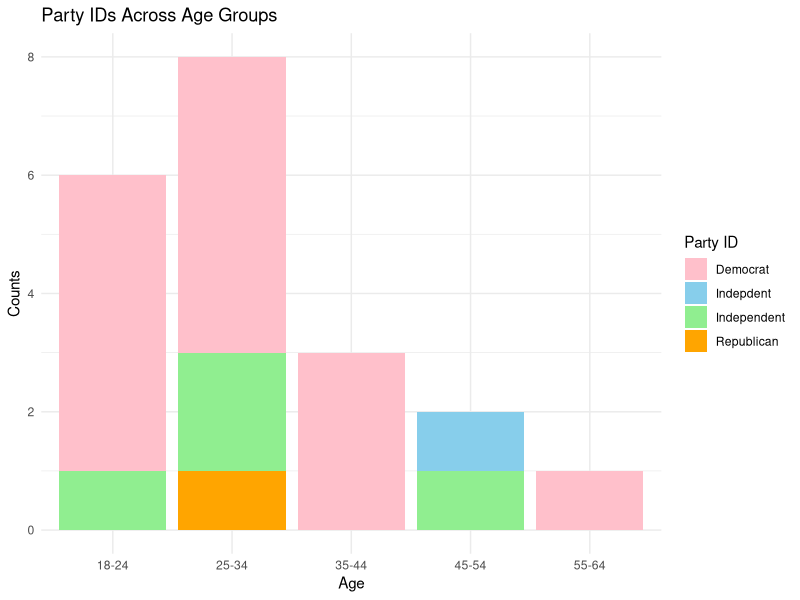
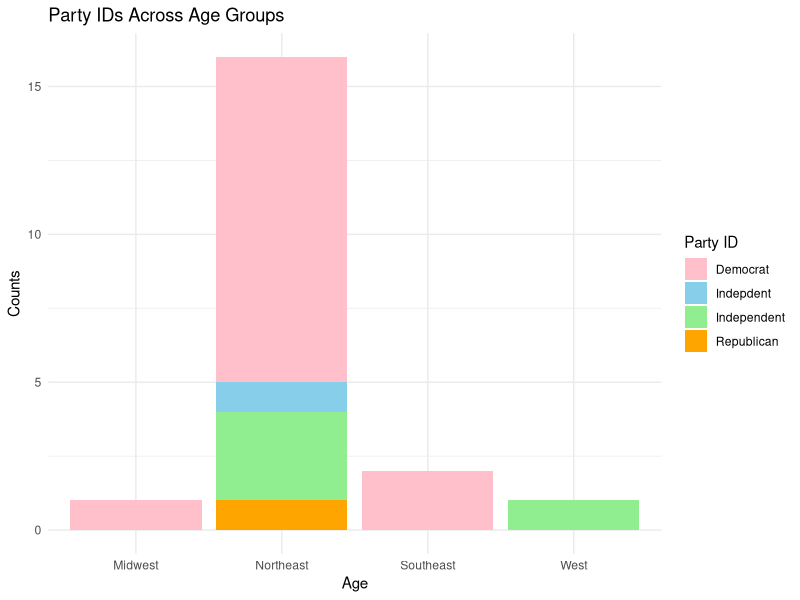
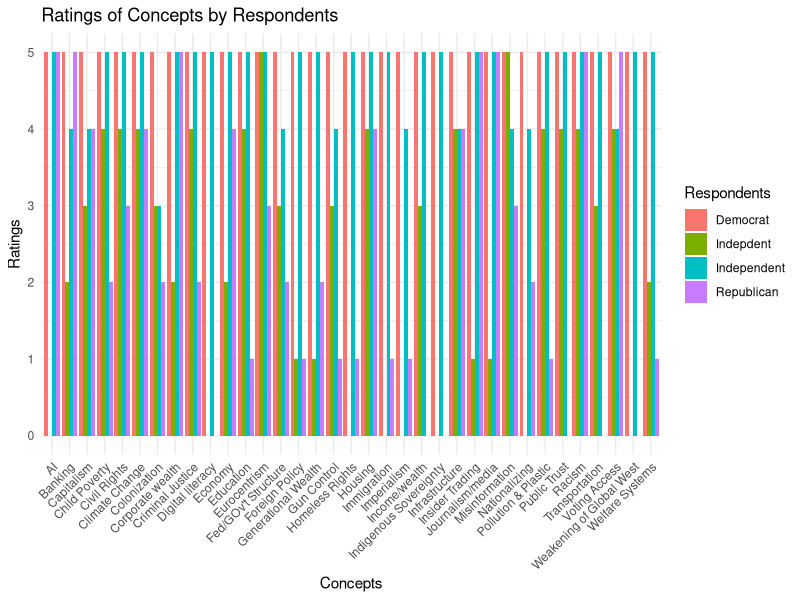
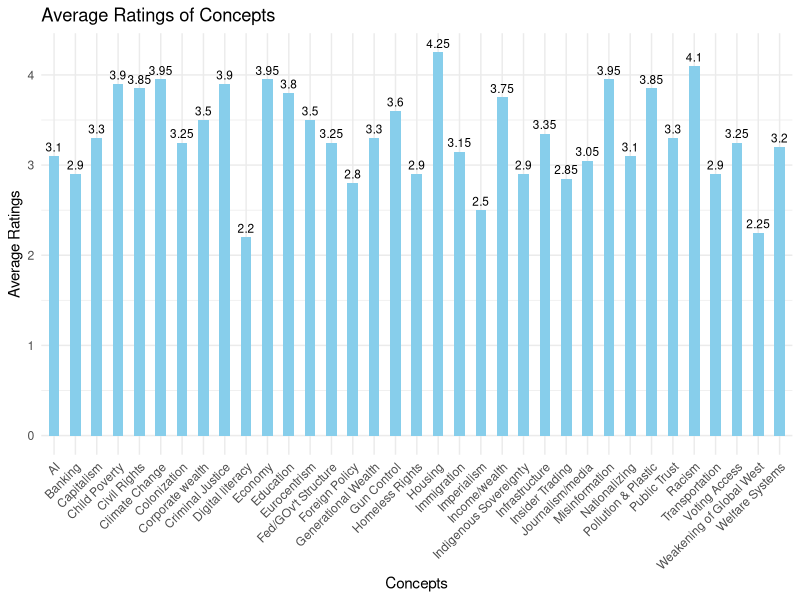

These figures' R source, in order:
## ---- chunk 1
library(tidyverse)
library(haven)
library(readr)
library(readxl)
demog <- read_csv("data/demog.csv", show_col_types = F)
## ---- chunk 2
counts <- table(demog$age, demog$`party _d`, demog$region)

# Reshape data for ggplot
counts <- as.data.frame(counts)
names(counts) <- c('age', 'party_id', 'region','count')

# Plotting
ggplot(counts, aes(x = factor(age), y = count, fill = party_id)) +
  geom_bar(stat = 'identity', position = 'stack') +
  labs(x = 'Age', y = 'Counts', fill = 'Party ID') +
  scale_fill_manual(values = c('pink', 'skyblue', 'lightgreen', 'orange')) +
  ggtitle('Party IDs Across Age Groups') +
  theme_minimal()
## ---- chunk 3


ggplot(counts, aes(x = factor(region), y = count, fill = party_id)) +
  geom_bar(stat = 'identity', position = 'stack') +
  labs(x = 'Age', y = 'Counts', fill = 'Party ID') +
  scale_fill_manual(values = c('pink', 'skyblue', 'lightgreen', 'orange')) +
  ggtitle('Party IDs Across Age Groups') +
  theme_minimal()

## ---- chunk 4
pivot_demog <- pivot_longer(demog, cols = Imperialism:Eurocentrism, names_to = "Concept", values_to = "Ratings")

# Plotting
ggplot(pivot_demog, aes(x = Concept, y = Ratings, fill = `party _d`)) +
  geom_bar(stat = 'identity', position = 'dodge') +
  labs(x = 'Concepts', y = 'Ratings', fill = 'Respondents') +
  ggtitle('Ratings of Concepts by Respondents') +
  theme_minimal() +
  theme(axis.text.x = element_text(angle = 45, hjust = 1))
## ---- chunk 5

average_ratings <- pivot_demog %>%
  group_by(Concept) %>%
  summarise(Average_Rating = mean(Ratings))

# Plotting
library(ggplot2)

ggplot(average_ratings, aes(x = Concept, y = Average_Rating)) +
  geom_bar(stat = 'identity', fill = 'skyblue', width = 0.5) +
  geom_text(aes(label = round(Average_Rating, 2)), vjust = -0.5, size = 3, color = "black") +
  labs(x = 'Concepts', y = 'Average Ratings') +
  ggtitle('Average Ratings of Concepts') +
  theme_minimal() +
  theme(axis.text.x = element_text(angle = 45, hjust = 1))  # Rotate x-axis labels for better readability
